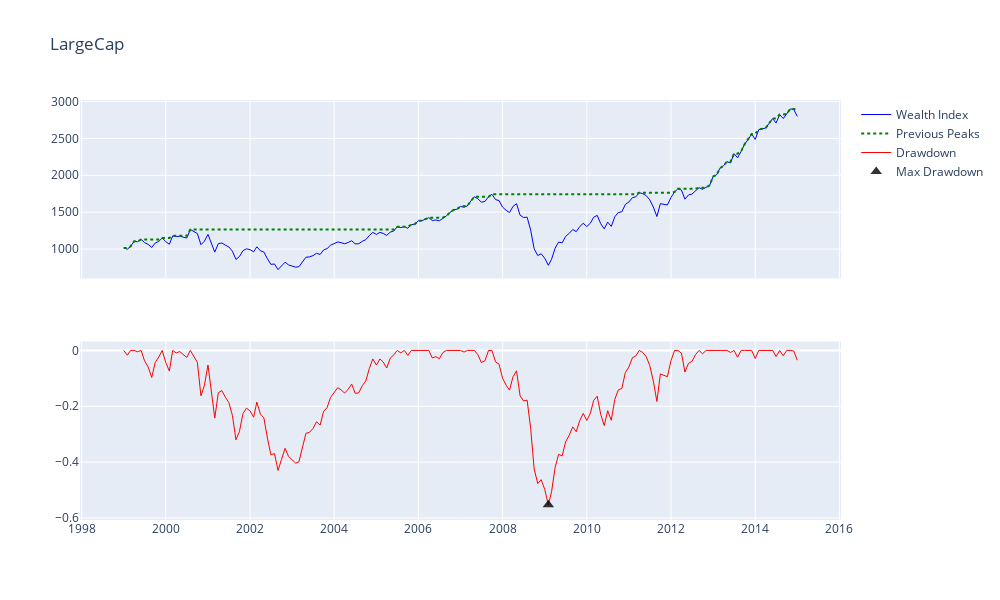

Notebook code cell kept with this figure:
### Markdown cell above
Respuesta: 55.27%

### Code cell
df_drawdowns = erk.drawdown(df['LargeCap'], capital_inicial=1000)
erk.plot_drawdowns(df_drawdowns, title='LargeCap')

### Figure 1 — Plotly figure (JSON) as saved in the notebook; plotly's stock layout.template omitted (floating-point values rounded to 4 significant figures; data arrays with more than 128 entries replaced by an {"elided": "..."} marker saying what was removed)
{"data": [{"hovertemplate": "%{y:.5f}", "line": {"color": "blue", "width": 1}, "mode": "lines", "name": "Wealth Index", "type": "scatter", "x": {"elided": "193 str values"}, "xaxis": "x", "y": {"elided": "193 float values"}, "yaxis": "y"}, {"hovertemplate": "%{y:.5f}", "line": {"color": "green", "dash": "dot", "width": 2}, "mode": "lines", "name": "Previous Peaks", "type": "scatter", "x": {"elided": "193 str values"}, "xaxis": "x", "y": {"elided": "193 float values"}, "yaxis": "y"}, {"hovertemplate": "%{y:.5f}", "line": {"color": "red", "width": 1}, "mode": "lines", "name": "Drawdown", "type": "scatter", "x": {"elided": "193 str values"}, "xaxis": "x2", "y": {"elided": "193 float values"}, "yaxis": "y2"}, {"hovertemplate": "%{y:.5f}", "marker": {"color": "black", "opacity": 0.8, "size": 10, "symbol": "triangle-up"}, "mode": "markers", "name": "Max Drawdown", "type": "scatter", "x": {"elided": "193 str values"}, "xaxis": "x2", "y": {"elided": "193 float values"}, "yaxis": "y2"}], "layout": {"height": 600, "hoverdistance": 200, "hovermode": "x unified", "spikedistance": 200, "title": {"text": "LargeCap"}, "transition": {"duration": 500}, "width": 1000, "xaxis": {"anchor": "y", "domain": [0, 1], "matches": "x2", "showspikes": true, "showticklabels": false, "spikecolor": "#999999", "spikemode": "across", "spikethickness": 2}, "xaxis2": {"anchor": "y2", "domain": [0, 1], "showspikes": true, "spikecolor": "#999999", "spikemode": "across", "spikethickness": 2}, "yaxis": {"anchor": "x", "domain": [0.575, 1], "tickprefix": ""}, "yaxis2": {"anchor": "x2", "domain": [0, 0.425], "tickprefix": ""}}}
